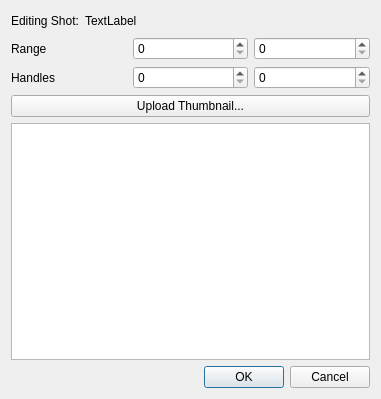
<?xml version="1.0" encoding="UTF-8"?>
<ui version="4.0">
 <class>Dialog</class>
 <widget class="QDialog" name="Dialog">
  <property name="geometry">
   <rect>
    <x>0</x>
    <y>0</y>
    <width>381</width>
    <height>399</height>
   </rect>
  </property>
  <property name="windowTitle">
   <string>Dialog</string>
  </property>
  <layout class="QVBoxLayout" name="verticalLayout">
   <item>
    <layout class="QHBoxLayout" name="horizontalLayout_2">
     <item>
      <widget class="QLabel" name="label">
       <property name="text">
        <string>Editing Shot:</string>
       </property>
      </widget>
     </item>
     <item>
      <widget class="QLabel" name="shot_name_label">
       <property name="text">
        <string>TextLabel</string>
       </property>
      </widget>
     </item>
     <item>
      <spacer name="horizontalSpacer_2">
       <property name="orientation">
        <enum>Qt::Horizontal</enum>
       </property>
       <property name="sizeHint" stdset="0">
        <size>
         <width>40</width>
         <height>20</height>
        </size>
       </property>
      </spacer>
     </item>
    </layout>
   </item>
   <item>
    <layout class="QGridLayout" name="gridLayout">
     <item row="0" column="0">
      <widget class="QLabel" name="frame_range_label">
       <property name="text">
        <string>Range</string>
       </property>
      </widget>
     </item>
     <item row="0" column="1">
      <widget class="QSpinBox" name="start_frame_spinBox">
       <property name="maximum">
        <number>9999</number>
       </property>
      </widget>
     </item>
     <item row="0" column="2">
      <widget class="QSpinBox" name="end_frame_spinBox">
       <property name="maximum">
        <number>9999</number>
       </property>
      </widget>
     </item>
     <item row="1" column="1">
      <widget class="QSpinBox" name="handle_at_start_spinBox">
       <property name="maximum">
        <number>9999</number>
       </property>
      </widget>
     </item>
     <item row="1" column="2">
      <widget class="QSpinBox" name="handle_at_end_spinBox">
       <property name="maximum">
        <number>9999</number>
       </property>
      </widget>
     </item>
     <item row="1" column="0">
      <widget class="QLabel" name="handles_label">
       <property name="text">
        <string>Handles</string>
       </property>
      </widget>
     </item>
    </layout>
   </item>
   <item>
    <widget class="QPushButton" name="upload_thumbnail_pushButton">
     <property name="text">
      <string>Upload Thumbnail...</string>
     </property>
    </widget>
   </item>
   <item>
    <widget class="QGraphicsView" name="thumbnail_graphicsView"/>
   </item>
   <item>
    <layout class="QHBoxLayout" name="horizontalLayout">
     <item>
      <spacer name="horizontalSpacer">
       <property name="orientation">
        <enum>Qt::Horizontal</enum>
       </property>
       <property name="sizeHint" stdset="0">
        <size>
         <width>40</width>
         <height>20</height>
        </size>
       </property>
      </spacer>
     </item>
     <item>
      <widget class="QDialogButtonBox" name="buttonBox">
       <property name="standardButtons">
        <set>QDialogButtonBox::Cancel|QDialogButtonBox::Ok</set>
       </property>
      </widget>
     </item>
    </layout>
   </item>
  </layout>
 </widget>
 <resources/>
 <connections/>
</ui>
